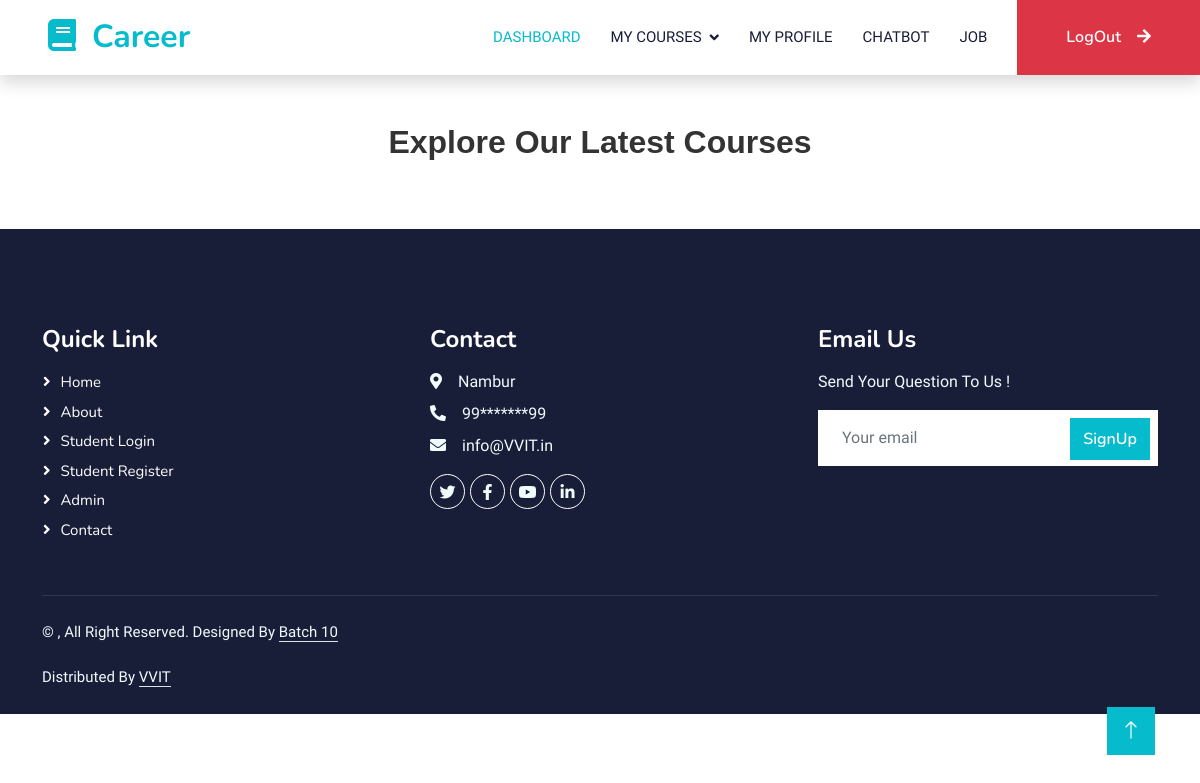
/student/courses/, run on an earlier commit of the app's database.
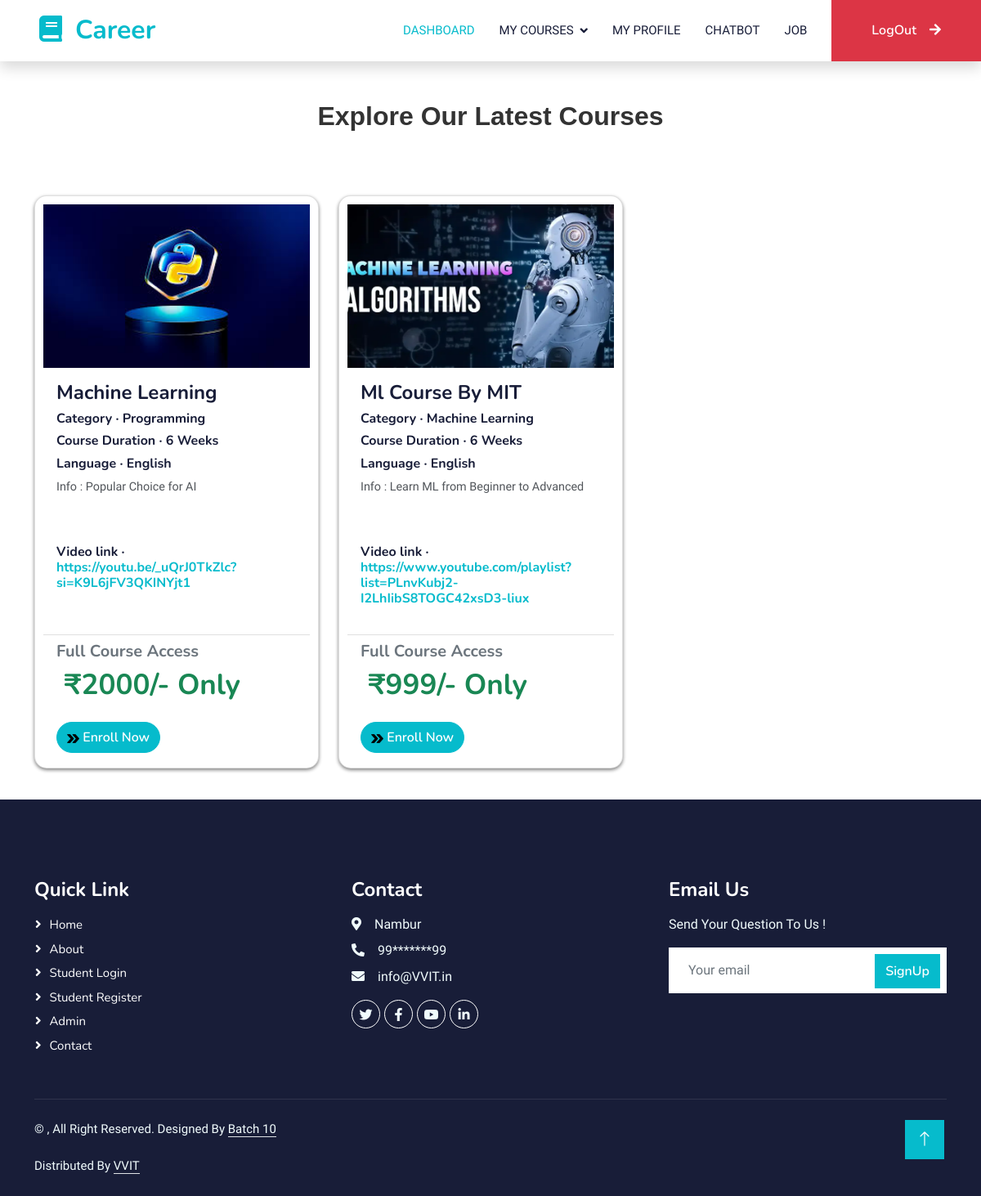
And on a later commit of the database.
### instructorapp/models.py (models this page shows)
class Addcourse(models.Model):
    course_id = models.AutoField(primary_key=True)
    instructor = models.ForeignKey(InstructorRegModel, on_delete=models.CASCADE)
    course_name = models.CharField(max_length=255)
    course_image = models.ImageField(upload_to='course_images/')
    course_category = models.CharField(max_length=100)
    course_language = models.CharField(max_length=100)
    course_description = models.TextField()
    video_url = models.URLField()
    duration_weeks = models.IntegerField()
    price = models.IntegerField(default=0,help_text='Enter fee ')
    added_date = models.DateField(auto_now_add=True, null=True)
    class Meta:
        db_table = 'Courses_details'

### userapp/views.py (the view)
# urls.py: path('student/courses/',userviews.student_courses,name="student_courses"),
def student_courses(request):
    all_courses = Addcourse.objects.all()
    for course_name in all_courses:
        print(course_name.course_name)
    return render(request, "user/student-courses.html", {'all_courses': all_courses})

### assets/templates/user/student-courses.html (shortened to what the changed rows need)
{% load static %}
<!DOCTYPE html>
<html lang="en">
<head>
    <link href="https://cdnjs.cloudflare.com/ajax/libs/font-awesome/5.10.0/css/all.min.css" rel="stylesheet">
    <link href="https://cdn.jsdelivr.net/npm/bootstrap-icons@1.4.1/font/bootstrap-icons.css" rel="stylesheet">
    <link href="{% static 'user/lib/animate/animate.min.css' %}" rel="stylesheet">
    <link href="{% static 'user/lib/owlcarousel/assets/owl.carousel.min.css' %}" rel="stylesheet">
    <link href="{% static 'user/css/bootstrap.min.css' %}" rel="stylesheet">
    <link href="{% static 'user/css/style.css' %}" rel="stylesheet">
</head>
<body>
    <nav class="navbar navbar-expand-lg bg-white navbar-light shadow sticky-top p-0">
        <a href="{% url 'index' %}" class="navbar-brand d-flex align-items-center px-4 px-lg-5">
            <h2 class="m-0 text-primary"><i class="fa fa-book me-3"></i>Career </h2>
        </a>
    </nav>
    <div class="coursecards ">
        <h2 class="mt-5" style="font-family: 'Arial', sans-serif; color: #333; font-size: 32px; font-weight: bold; text-align: center; margin-bottom: 20px;">Explore Our Latest Courses</h2>
        <div class="container">
            <div class="row g-4 mb-5">
                <div class="row mt-4">
                    {% for course in all_courses %}
                    <div class="col-md-4 mt-5">
                        <div class="card h-100">
                            <img src="{{ course.course_image.url }}" class="card-img-top img-fluid" alt="..." style="height: 200px; object-fit: cover;">
                            <div class="card-body">
                                <h4 class="card-title">{{ course.course_name }}</h4>
                                <h6 class="mb-2">Category &middot; {{ course.course_category }}</h6>
                                <h6 class="mb-2">Course Duration &middot; {{ course.duration_weeks }} Weeks</h6>
                                <h6 class="mb-2">Language &middot; {{ course.course_language }}</h6>
                                <p class="card-text course-description">Info : {{ course.course_description }}</p>
                                <h6 class="mb-2">Video link  &middot; <a href="{{ course.video_url }}">{{ course.video_url }}</a> </h6>
                            </div>
                            <div class="card-footer bg-white">
                                <h5 class="text-secondary">Full Course Access</h5>
                                <h4 class="text-success" style="font-size: 35px;"><img src="{% static 'user/img/dd2.png' %}" alt="" style="width:30px;"> ₹{{ course.price }}/- Only</h4>
                                <form action="{% url 'user_payment' id=course.course_id %}" method="post">
                                    <button type="submit" class="btn btn-primary mt-3" style="border-radius: 20px;">
                                        <img src="{% static 'user/img/dd1.png' %}" alt="" style="width: 15px;"> Enroll Now
                                    </button>
                                </form>
                            </div>
                        </div>
                    </div>
                    {% endfor %}
                </div>
            </div>
        </div>
    </div>
</body>
</html>

What changed in the data, as far as the page shows it:
added Addcourse: course_image (picture), course_name "Machine Learning", course_category "Programming", duration_weeks "6", course_language "English", course_description "Popular Choice for AI", video_url "https://youtu.be/_uQrJ0TkZlc?si=K9L6jFV3QKINYjt1", price "2000"
added Addcourse: course_image (picture), course_name "Ml Course By MIT", course_category "Machine Learning", duration_weeks "6", course_language "English", course_description "Learn ML from Beginner to Advanced", video_url "https://www.youtube.com/playlist?list=PLnvKubj2-I2LhIibS8TOGC42xsD3-liux", price "999"
